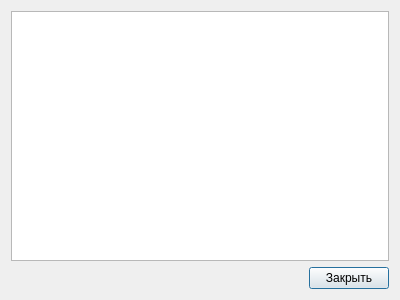
<?xml version="1.0" encoding="UTF-8"?>
<ui version="4.0">
 <class>ClientRecordProperties</class>
 <widget class="QDialog" name="ClientRecordProperties">
  <property name="geometry">
   <rect>
    <x>0</x>
    <y>0</y>
    <width>400</width>
    <height>300</height>
   </rect>
  </property>
  <property name="windowTitle">
   <string>Dialog</string>
  </property>
  <layout class="QGridLayout" name="gridLayout">
   <item row="0" column="0" colspan="2">
    <widget class="QTextEdit" name="edtInfo">
     <property name="readOnly">
      <bool>true</bool>
     </property>
    </widget>
   </item>
   <item row="1" column="0">
    <spacer name="horizontalSpacer">
     <property name="orientation">
      <enum>Qt::Horizontal</enum>
     </property>
     <property name="sizeHint" stdset="0">
      <size>
       <width>308</width>
       <height>20</height>
      </size>
     </property>
    </spacer>
   </item>
   <item row="1" column="1">
    <widget class="QPushButton" name="btnClose">
     <property name="text">
      <string>Закрыть</string>
     </property>
    </widget>
   </item>
  </layout>
 </widget>
 <resources/>
 <connections>
  <connection>
   <sender>btnClose</sender>
   <signal>clicked()</signal>
   <receiver>ClientRecordProperties</receiver>
   <slot>close()</slot>
   <hints>
    <hint type="sourcelabel">
     <x>335</x>
     <y>285</y>
    </hint>
    <hint type="destinationlabel">
     <x>199</x>
     <y>276</y>
    </hint>
   </hints>
  </connection>
 </connections>
</ui>
